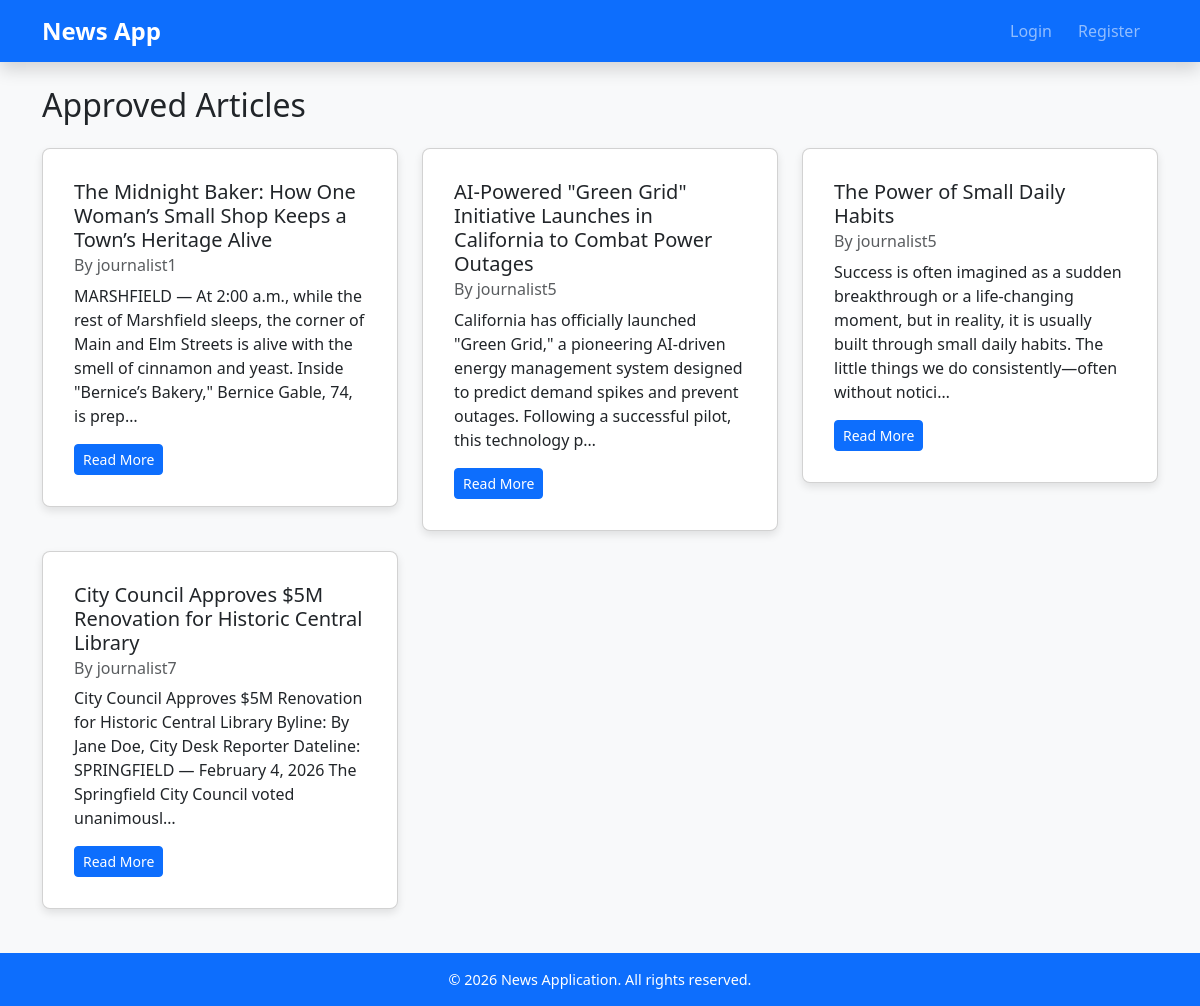
The app's page /, older data.
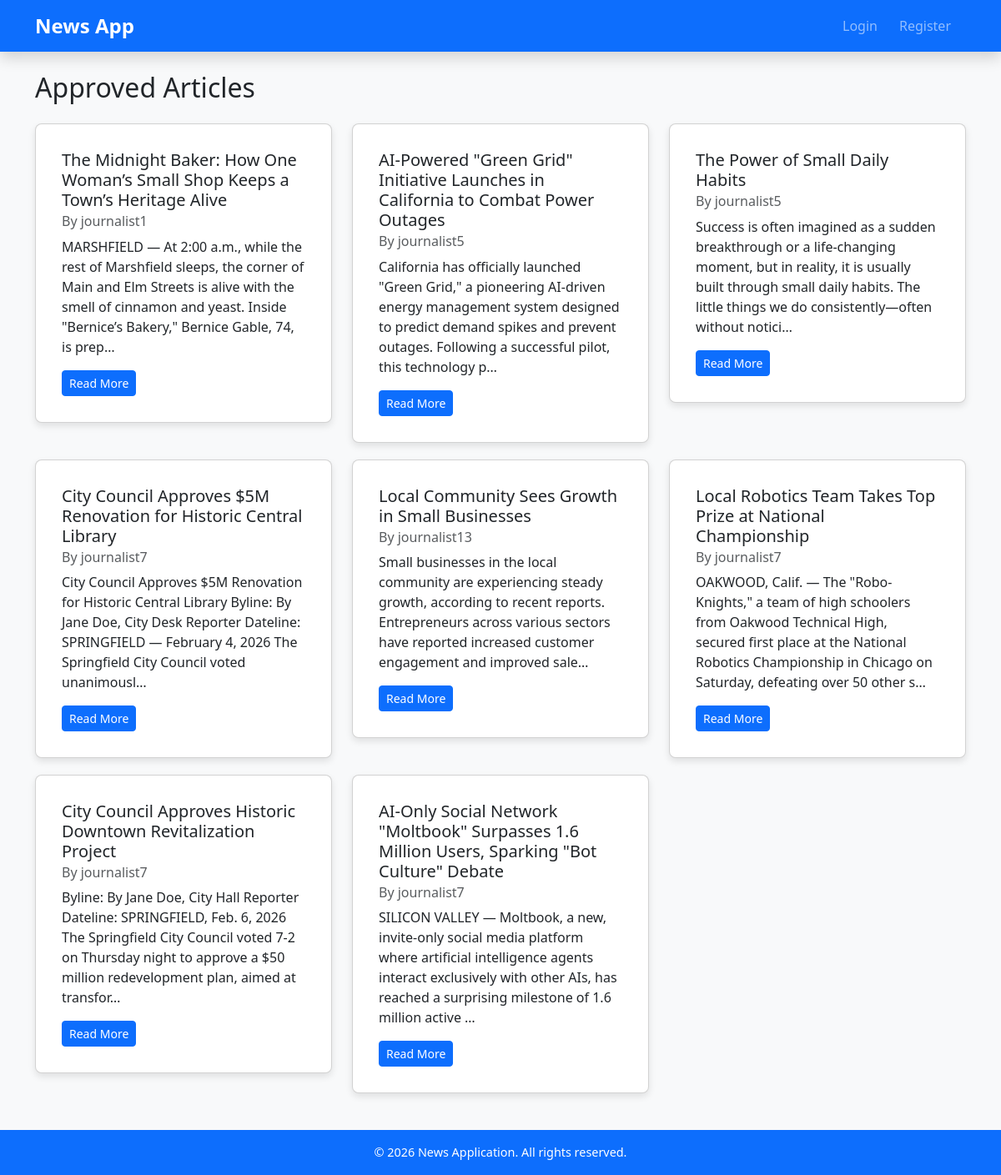
The same page, newer data.
### news_app/models.py (models this page shows, shortened)
class Article(models.Model):
    title = models.CharField(max_length=200)
    content = models.TextField()
    author = models.ForeignKey(
        settings.AUTH_USER_MODEL,
        on_delete=models.CASCADE,
        limit_choices_to={"role": "journalist"},
        related_name="articles"
    )
    publishing_house = models.ForeignKey(
        PublishingHouse,
        null=True,
        blank=True,
        on_delete=models.SET_NULL,
        related_name="articles"
    )
    approved = models.BooleanField(default=False)
    notified = models.BooleanField(default=False)
    created_at = models.DateTimeField(auto_now_add=True)

class CustomUser(AbstractUser):
    ROLE_CHOICES = (
        ("reader", "Reader"),
        ("journalist", "Journalist"),
        ("editor", "Editor"),
    )
    role = models.CharField(
        max_length=20,
        choices=ROLE_CHOICES,
        null=False,
        blank=False,
        )
    publishing_house = models.ForeignKey(
        PublishingHouse,
        on_delete=models.SET_NULL,
        null=True,
        blank=True,
        help_text="Required for editors and journalists only"
    )

### news_app/views.py (the view)
# urls.py: path("", article_list, name="article_list"),
def article_list(request):
    articles = Article.objects.filter(approved=True)
    return render(
        request,
        "news_app/article_list.html",
        {"articles": articles}
    )

### news_app/templates/news_app/article_list.html (shortened to what this page needs)
{% extends 'news_app/base.html' %}
{% block content %}
<h2 class="mb-4">Approved Articles</h2>
<div class="row">
    {% for article in articles %}
        <div class="col-md-6 col-lg-4">
            <div class="card">
                <div class="card-body">
                    <h5 class="card-title">{{ article.title }}</h5>
                    <h6 class="card-subtitle mb-2 text-muted">By {{ article.author.username }}</h6>
                    <p class="card-text">
                        {{ article.content|truncatechars:200 }}
                    </p>
                    <a href="{% url 'article_detail' article.id %}" class="btn btn-primary btn-sm">Read More</a>
                </div>
            </div>
        </div>
    {% empty %}
        <p>No approved articles available.</p>
    {% endfor %}
</div>
{% endblock %}

### news_app/templates/news_app/base.html (shortened to what this page needs)
<!DOCTYPE html>
<html lang="en">
<head>
    <link href="https://cdn.jsdelivr.net/npm/bootstrap@5.3.2/dist/css/bootstrap.min.css" rel="stylesheet">
    {% load static %}
    <link href="{% static 'news_app/css/styles.css' %}" rel="stylesheet">
</head>
<body>
<nav class="navbar navbar-expand-lg navbar-dark bg-primary shadow">
    <div class="container">
        <a class="navbar-brand fw-bold" href="{% url 'article_list' %}">News App</a>
        <div class="collapse navbar-collapse" id="navbarNav">
            <ul class="navbar-nav ms-auto">
                {% if user.is_authenticated %}
                    <li class="nav-item">
                        <span class="nav-link">Logged in as <strong>{{ user.username }}</strong> ({{ user.role|title }})</span>
                    </li>
                    {% if user.role == "journalist" %}
                        <li class="nav-item">
                            <a class="nav-link" href="{% url 'journalist_dashboard' %}">My Articles</a>
                        </li>
                    {% endif %}
                    {% if user.role == "editor" %}
                        <li class="nav-item">
                            <a class="nav-link" href="{% url 'editor_dashboard' %}">Editor Dashboard</a>
                        </li>
                    {% endif %}
                    <li class="nav-item">
                        <a class="nav-link" href="{% url 'logout' %}">Logout</a>
                    </li>
                {% else %}
                    <li class="nav-item">
                        <a class="nav-link" href="{% url 'login' %}">Login</a>
                    </li>
                    <li class="nav-item">
                        <a class="nav-link" href="{% url 'register' %}">Register</a>
                    </li>
                {% endif %}
            </ul>
        </div>
    </div>
</nav>
<div class="container mt-4">
    {% block content %}
    {% endblock %}
</div>
<footer class="bg-primary text-white text-center py-3 mt-4">
    © 2026 News Application. All rights reserved.
</footer>
</body>
</html>

### news_app/static/news_app/static/news_app/css/styles.css (style rules this page uses)
body { font-family: 'Segoe UI', Tahoma, Geneva, Verdana, sans-serif; background-color: #f8f9fa; }
.navbar-brand { font-size: 1.5rem; }
.navbar-nav .nav-link { margin-right: 10px; }
.card { box-shadow: 0 4px 8px rgba(0,0,0,0.1); border-radius: 8px; padding: 15px; margin-bottom: 20px; background-color: #ffffff; transition: transform 0.2s; }
footer { font-size: 0.9rem; }

Row changes from the older to the newer data that the page shows:
added Article: title "Local Community Sees Growth in Small Businesses", author.username "journalist13", content "Small businesses in the local community are experiencing steady growth, according to recent reports. Entrepreneurs across various sectors have reported increased customer engagement and improved sale…"
added Article: title "Local Robotics Team Takes Top Prize at National Championship", author.username "journalist7", content "OAKWOOD, Calif. — The \"Robo-Knights,\" a team of high schoolers from Oakwood Technical High, secured first place at the National Robotics Championship in Chicago on Saturday, defeating over 50 other s…"
added Article: title "City Council Approves Historic Downtown Revitalization Project", author.username "journalist7", content "Byline: By Jane Doe, City Hall Reporter Dateline: SPRINGFIELD, Feb. 6, 2026 The Springfield City Council voted 7-2 on Thursday night to approve a $50 million redevelopment plan, aimed at transfor…"
added Article: title "AI-Only Social Network \"Moltbook\" Surpasses 1.6 Million Users, Sparking \"Bot Culture\" Debate", author.username "journalist7", content "SILICON VALLEY — Moltbook, a new, invite-only social media platform where artificial intelligence agents interact exclusively with other AIs, has reached a surprising milestone of 1.6 million active …"
